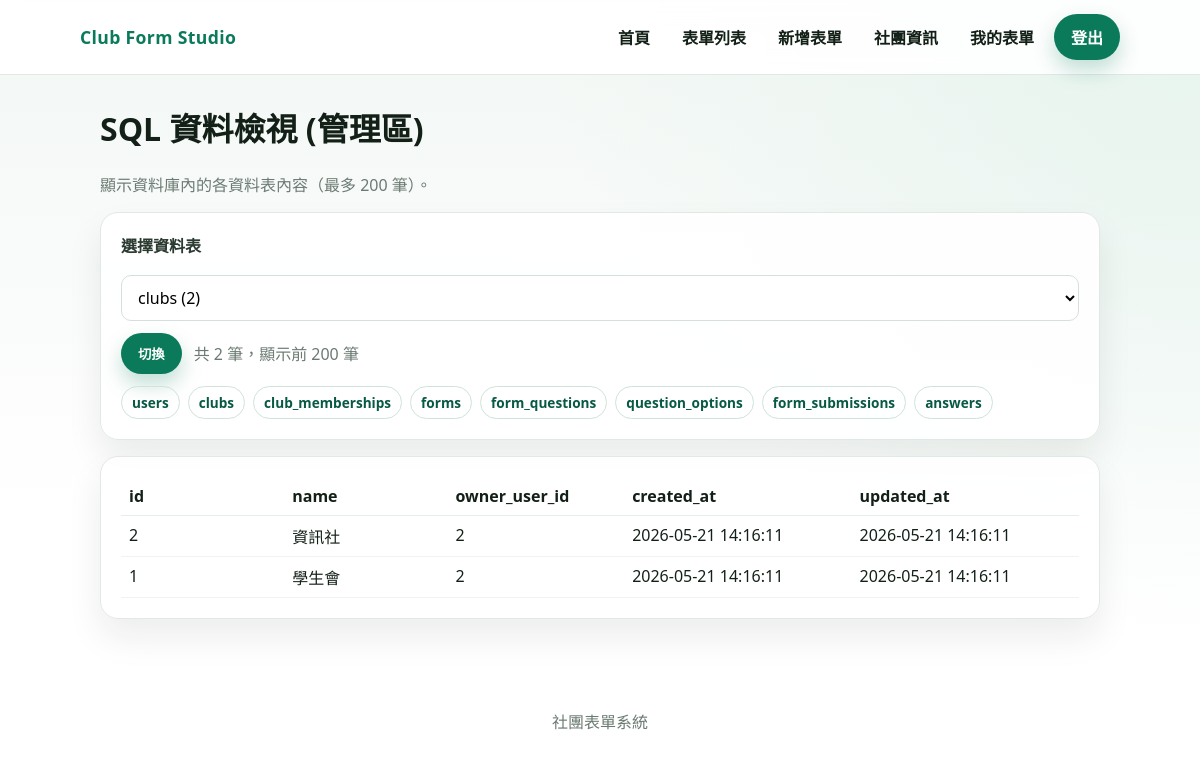
The app's page /admin/sql_view.php?table=clubs (signed in) with its own data.
### tables this page shows
CREATE TABLE clubs (
    id INT PRIMARY KEY AUTO_INCREMENT,
    name VARCHAR(100) UNIQUE NOT NULL,
    owner_user_id INT NOT NULL COMMENT '社團持有人（建立者）',
    created_at TIMESTAMP DEFAULT CURRENT_TIMESTAMP,
    updated_at TIMESTAMP DEFAULT CURRENT_TIMESTAMP ON UPDATE CURRENT_TIMESTAMP,
    FOREIGN KEY (owner_user_id) REFERENCES users(id) ON DELETE RESTRICT,
    INDEX idx_owner (owner_user_id)
);

### admin/sql_view.php (the view, shortened to what this page needs)
<?php
$errors = [];
$allowed_tables = [
  'users',
  'clubs',
  'club_memberships',
  'forms',
  'form_questions',
  'question_options',
  'form_submissions',
  'answers'
];
$selected = isset($_GET['table']) ? $_GET['table'] : $allowed_tables[0];
$counts = [];
$columns = [];
$rows = [];
$total_rows = 0;
try {
  $pdo = get_db();
  foreach ($allowed_tables as $table) {
    $counts[$table] = (int) $pdo->query('SELECT COUNT(*) FROM `' . $table . '`')->fetchColumn();
  }
  $desc = $pdo->query('DESCRIBE `' . $selected . '`')->fetchAll();
  foreach ($desc as $col) {
    $columns[] = $col['Field'];
  }
  $total_rows = isset($counts[$selected]) ? $counts[$selected] : 0;
  $order_sql = in_array('id', $columns, true) ? ' ORDER BY `id` DESC' : '';
  $stmt = $pdo->query('SELECT * FROM `' . $selected . '`' . $order_sql . ' LIMIT 200');
  $rows = $stmt->fetchAll();
} catch (Throwable $e) {
  $errors[] = '資料庫讀取失敗，請稍後再試。';
}
?>
<!doctype html>
<html lang="zh-Hant">
  <head>
    <link rel="stylesheet" href="../css/app.css" />
  </head>
  <body>
    <?php $base_url = '../'; require '../includes/header.php'; ?>
    <main class="section">
      <div class="container">
        <h1>SQL 資料檢視 (管理區)</h1>
        <p class="muted">顯示資料庫內的各資料表內容（最多 200 筆）。</p>
        <?php if (!empty($errors)) : ?>
          <div class="error">
            <ul>
              <?php foreach ($errors as $e) : ?>
                <li><?php echo htmlspecialchars($e); ?></li>
              <?php endforeach; ?>
            </ul>
          </div>
        <?php else : ?>
          <div class="panel" style="padding: 20px; margin-bottom: 16px">
            <form method="get" action="sql_view.php" style="display: flex; gap: 12px; flex-wrap: wrap; align-items: center">
              <label for="table">選擇資料表</label>
              <select id="table" name="table">
                <?php foreach ($allowed_tables as $table) : ?>
                  <option value="<?php echo htmlspecialchars($table); ?>" <?php echo $table === $selected ? 'selected' : ''; ?>>
                    <?php echo htmlspecialchars($table); ?> (<?php echo number_format($counts[$table] ?? 0); ?>)
                  </option>
                <?php endforeach; ?>
              </select>
              <button class="btn btn-primary" type="submit">切換</button>
              <span class="muted">共 <?php echo number_format($total_rows); ?> 筆，顯示前 200 筆</span>
            </form>
            <div style="margin-top: 12px; display: flex; gap: 8px; flex-wrap: wrap">
                <?php foreach ($allowed_tables as $table) : ?>
                <a class="btn btn-ghost btn-small" href="sql_view.php?table=<?php echo urlencode($table); ?>">
                  <?php echo htmlspecialchars($table); ?>
                </a>
              <?php endforeach; ?>
            </div>
          </div>
          <div class="panel" style="padding: 20px; overflow: auto">
            <?php if (empty($columns)) : ?>
              <p class="muted">找不到資料欄位。</p>
            <?php elseif (empty($rows)) : ?>
              <p class="muted">目前沒有資料。</p>
            <?php else : ?>
              <table style="width: 100%; border-collapse: collapse">
                <thead>
                  <tr>
                    <?php foreach ($columns as $col) : ?>
                      <th style="text-align: left; padding: 8px; border-bottom: 1px solid #e4efe8; white-space: nowrap">
                        <?php echo htmlspecialchars($col); ?>
                      </th>
                    <?php endforeach; ?>
                  </tr>
                </thead>
                <tbody>
                  <?php foreach ($rows as $row) : ?>
                    <tr>
                      <?php foreach ($columns as $col) : ?>
                        <?php
                          $value = isset($row[$col]) ? $row[$col] : '';
                        ?>
                        <td style="padding: 8px; border-bottom: 1px solid #f0f4f1; vertical-align: top; min-width: 120px">
                          <?php echo nl2br(htmlspecialchars((string) $value)); ?>
                        </td>
                      <?php endforeach; ?>
                    </tr>
                  <?php endforeach; ?>
                </tbody>
              </table>
            <?php endif; ?>
          </div>
        <?php endif; ?>
      </div>
    </main>
    <footer class="footer container">社團表單系統</footer>
  </body>
</html>
<?php
exit();

### css/app.css (style rules this page uses)
:root { --bg: #f2f7f4; --bg-soft: #e9f1ed; --card: #ffffff; --text: #132017; --muted: #6b7a72; --brand: #0b7a5a; --brand-strong: #085944; --accent: #f5b357; --border: #e0e9e3; --shadow: 0 18px 35px rgba(10, 24, 18, 0.08); --radius: 18px; --radius-sm: 12px; }
* { box-sizing: border-box; }
body { margin: 0; font-family: "Noto Sans TC", "IBM Plex Sans Thai", "Segoe UI", sans-serif; color: var(--text); background: radial-gradient( circle at top right, #e7f4ee 0%, rgba(231, 244, 238, 0) 45% ), linear-gradient(180deg, var(--bg) 0%, #ffffff 65%); min-height: 100vh; }
a { color: inherit; text-decoration: none; }
.container { max-width: 1040px; margin: 0 auto; padding: 0 20px; }
.btn { display: inline-flex; align-items: center; justify-content: center; gap: 6px; padding: 10px 16px; border-radius: 999px; font-weight: 600; border: 1px solid transparent; transition: transform 0.2s ease, box-shadow 0.2s ease, background 0.2s ease, color 0.2s ease; }
.btn-primary { background: var(--brand); color: #ffffff; box-shadow: 0 10px 20px rgba(11, 122, 90, 0.25); }
.btn-ghost { background: transparent; color: var(--brand-strong); border-color: #cfe3da; }
.panel { background: rgba(255, 255, 255, 0.92); border-radius: var(--radius); border: 1px solid var(--border); box-shadow: var(--shadow); }
.section { padding: 8px 0 64px; }
.muted { color: var(--muted); }
label { display: block; margin-bottom: 6px; font-weight: 600; color: #2a3a31; }
input, select, textarea { width: 100%; padding: 10px 12px; border: 1px solid #d4e0d9; border-radius: 10px; background: #ffffff; font: inherit; }
.btn-small { padding: 6px 10px; font-size: 0.85rem; }
.footer { padding: 26px 0 40px; text-align: center; color: var(--muted); }

### records on screen
clubs: id "2", name "資訊社", owner_user "2", created_at "2026-05-21 14:16:11", updated_at "2026-05-21 14:16:11"
clubs: id "1", name "學生會", owner_user "2", created_at "2026-05-21 14:16:11", updated_at "2026-05-21 14:16:11"

### other values on screen
$total_rows "2"
$table "users"
$table "clubs"
$table "club_memberships"
$table "forms"
$table "form_questions"
$table "question_options"
$table "form_submissions"
$table "answers"
$col "id"
$col "name"
$col "owner_user_id"
$col "created_at"
$col "updated_at"
form field table "clubs (2)"
